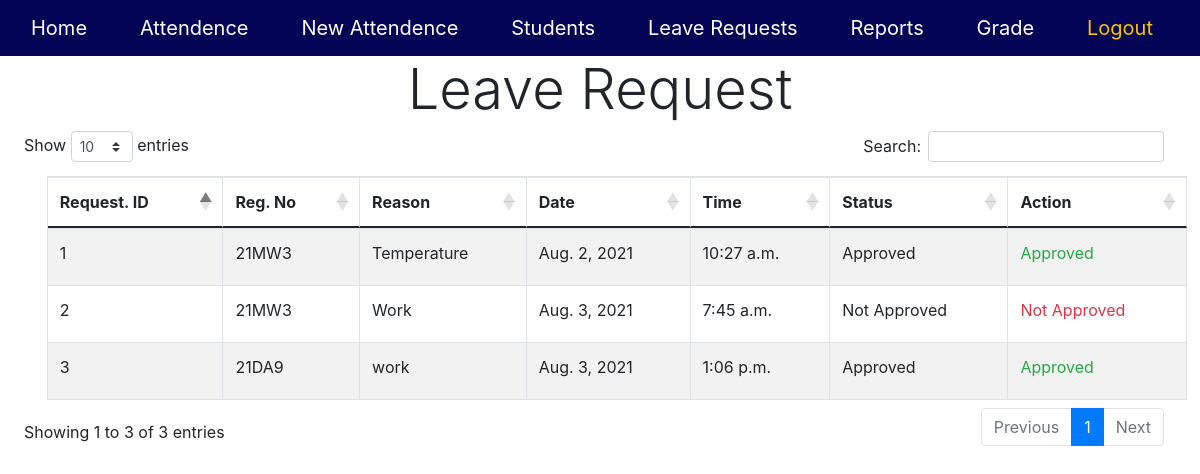
The page /adminPanel/LeaveRequestShow/ on the database its author committed.
### UserPanel/models.py (models this page shows)
class LeaveRequest(models.Model):
    req_status_option=(('A','Approved'),('P','Pending'),('N','Not Approved'))
    req_id= models.AutoField(primary_key=True)
    std_reg=models.ForeignKey('Student',on_delete = models.CASCADE)
    req_reason=models.TextField()
    req_date=models.DateField(auto_now_add=True)
    req_time=models.TimeField(auto_now_add=True)
    req_status=models.CharField(max_length=1,choices=req_status_option,default='Pending')

### AdminPanel/views.py (the view)
# urls.py: path('LeaveRequestShow/',LeaveRequestShow,name='LeaveRequestShow'),
def LeaveRequestShow(request):
    reqs=LeaveRequest.objects.all()
    return render(request,'admin/LeaveRequest.html', {'Request': reqs})

### templates/admin/LeaveRequest.html (shortened to what this page needs)
{% extends "admin/admintemp.html" %}
{% load static %}
{% block body%}
    <h1 class="display-4 center" >Leave Request</h1>
    <div style="width: 95%; margin-left:2%;">
        <table id="showTable" class="table table-striped table-bordered" style="width: 100%;margin-left:2%;">
            <thead>
                <th>Request. ID</th>
                <th>Reg. No</th>
                <th>Reason</th>
                <th>Date</th>
                <th>Time</th>
                <th>Status</th>
                <th>Action</th>
            </thead>
            <tbody>
                {% for rec in  Request %}
                        <tr>
                            <td>{{ rec.req_id }}</td>
                            <td>{{ rec.std_reg_id }}</td>
                            <td>{{ rec.req_reason }}</td>
                            <td>{{ rec.req_date }}</td>
                            <td>{{ rec.req_time }}</td>
                            <td>{{ rec.req_status }}</td>
                            <td>
                                {%  if rec.req_status == 'Pending' %}
                                <a href="{% url 'approveLeave' rec.req_id%}" class="btn btn-success">Approve</a>
                                <a href="{% url 'NapproveLeave' rec.req_id%}" class="btn btn-danger">Not Approve</a>
                                {% elif  rec.req_status == 'Approved' %}
                                    <label class="text-success rounded-pill">Approved</label>
                                {% else %}
                                    <label class="text-danger rounded-pill">Not Approved</label>
                                {% endif %}
                            </td>
                        </tr>
                {% endfor %}
            </tbody>
        </table>
    </div>
{% endblock %}

### static/css/admin.css (style rules this page uses)
.center { text-align: center; }

### rows shown on the page
LeaveRequest: req_id "1", std_reg_id "21MW3", req_reason "Temperature", req_date "Aug. 2, 2021", req_time "10:27 a.m.", req_status "Approved"
LeaveRequest: req_id "2", std_reg_id "21MW3", req_reason "Work", req_date "Aug. 3, 2021", req_time "7:45 a.m.", req_status "Not Approved"
LeaveRequest: req_id "3", std_reg_id "21DA9", req_reason "work", req_date "Aug. 3, 2021", req_time "1:06 p.m.", req_status "Approved"
